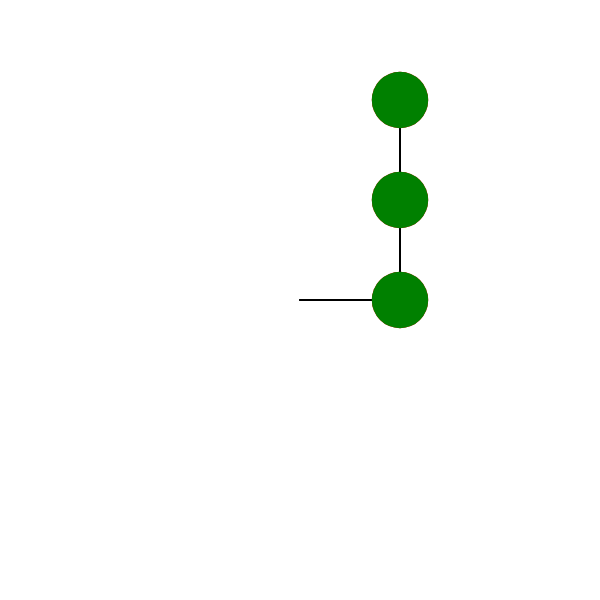
Frame 1 (no input)
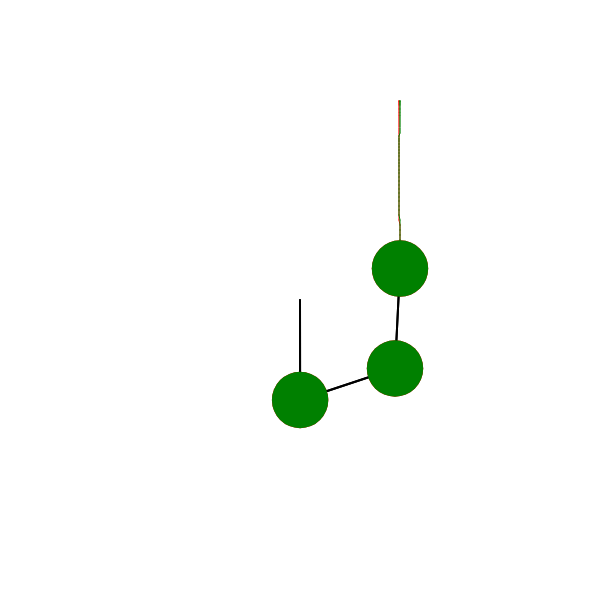
Frame 60 (no input)
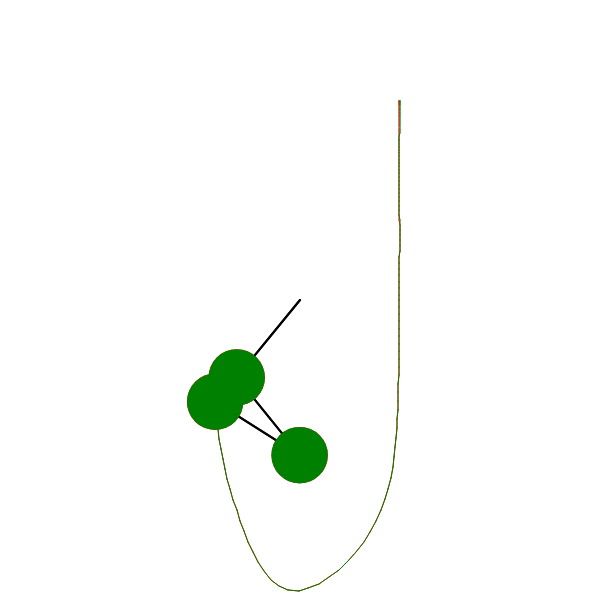
Frame 120 (the mouse pressed at the canvas centre since frame 60)

The p5.js sketch that drew these frames (run headless with seeded random() and noise() and a simulated clock; from frame 60 on, the mouse is pressed at the canvas centre):

// p5.js sketch
// ── sketch.js
const Vector = p5.Vector;
const physicsScene = {
    gravity: new p5.Vector(0, 9.8),
    deltaT: 0.1,
    paused: false,
    pendulums: [],
};

class TriplePendulum {
    /**
     * 
     * @param {Vector} loc 
     * @param {Array} masses 
     * @param {Array} lengths 
     * @param {Array} angles 
     * @param {boolean} usePDB 
     */
    constructor(loc, masses, lengths, angles, usePDB) {
        this.loc = loc.copy();
        if (!(masses.length === lengths.length && lengths.length === angles.length)) throw new Error(`invalid: masses: ${masses.length}, lengths: ${lengths.length}, angles: ${angles.length}, `);
        this.usePDB = usePDB || false;
        this.trail = new Int32Array(1000), this.trailStart = 0, this.trailEnd = 0;
        this.masses = [0], this.massLocs = [new Vector(0,0)], this.lengths = [0];
        if (usePDB) {
            this.prevMassLocs = [new Vector()], this.massVels = [new Vector()];
            let x = 0;
            let y = 0;
            for (let i = 0; i < masses.length; i++) {
                this.masses.push(masses[i]);
                this.lengths.push(lengths[i]);
                x -= lengths[i] * Math.sin(angles[i]);
                y += lengths[i] * Math.cos(angles[i]);
                this.massLocs.push(new Vector(x, y));
                this.prevMassLocs.push(new Vector(x, y));
                this.massVels.push(new Vector());
            }
        } else {
            this.angles = [0], this.deltaAngle = [0];
            let x = 0;
            let y = 0;
            for (let i = 0; i < masses.length; i++) {
                this.masses.push(masses[i]);
                this.lengths.push(lengths[i]);
                x -= lengths[i] * Math.sin(angles[i]);
                y += lengths[i] * Math.cos(angles[i]);
                this.massLocs.push(new Vector(x, y));
                this.angles.push(angles[i]);
                this.deltaAngle.push(0);
            }
        }
    }

    simulate(s) {
        let steps = s || 10000;
        let dt = physicsScene.deltaT / steps;
        for (let step = 0; step < steps; step++) {
            if (this.usePDB) {
                this.simulatePBD(dt);
            } else {
                this.simulateAnalytic(dt);
            }
        }
    }

    simulateAnalytic(dt) {
        let g = physicsScene.gravity.y;
        let m1 = this.masses[1], m2 = this.masses[2], m3 = this.masses[3];
        let l1 = this.lengths[1], l2 = this.lengths[2], l3 = this.lengths[3];
        let ang1 = this.angles[1], ang2 = this.angles[2], ang3 = this.angles[3];
        let w1 = this.deltaAngle[1], w2 = this.deltaAngle[2], w3 = this.deltaAngle[3];

        let b1 = g * l1 * m1 * Math.sin(ang1) + g * l1 * m2 * Math.sin(ang1) + g * l1 * m3 * Math.sin(ang1) + m2 * l1 * l2 * Math.sin(ang1 - ang2) * w1 * w2 +
            m3 * l1 * l3 * Math.sin(ang1 - ang3) * w1 * w3 + m3 * l1 * l2 * Math.sin(ang1 - ang2) * w1 * w2 +
            m2 * l1 * l2 * Math.sin(ang2 - ang1) * (w1 - w2) * w2 +
            m3 * l1 * l2 * Math.sin(ang2 - ang1) * (w1 - w2) * w2 +
            m3 * l1 * l3 * Math.sin(ang3 - ang1) * (w1 - w3) * w3;
        let a11 = l1 * l1 * (m1 + m2 + m3);
        let a12 = m2 * l1 * l2 * Math.cos(ang1 - ang2) + m3 * l1 * l2 * Math.cos(ang1 - ang2);
        let a13 = m3 * l1 * l3 * Math.cos(ang1 - ang3);
        let b2 =
            g * l2 * m2 * Math.sin(ang2) + g * l2 * m3 * Math.sin(ang2) + w1 * w2 * l1 * l2 * Math.sin(ang2 - ang1) * (m2 + m3) +
            m3 * l2 * l3 * Math.sin(ang2 - ang3) * w2 * w3 +
            (m2 + m3) * l1 * l2 * Math.sin(ang2 - ang1) * (w1 - w2) * w1 +
            m3 * l2 * l3 * Math.sin(ang3 - ang2) * (w2 - w3) * w3;

        let a21 = (m2 + m3) * l1 * l2 * Math.cos(ang2 - ang1);
        let a22 = l2 * l2 * (m2 + m3);
        let a23 = m3 * l2 * l3 * Math.cos(ang2 - ang3);

        let b3 =
            m3 * g * l3 * Math.sin(ang3) - m3 * l2 * l3 * Math.sin(ang2 - ang3) * w2 * w3 - m3 * l1 * l3 * Math.sin(ang1 - ang3) * w1 * w3 +
            m3 * l1 * l3 * Math.sin(ang3 - ang1) * (w1 - w3) * w1 +
            m3 * l2 * l3 * Math.sin(ang3 - ang2) * (w2 - w3) * w2;

        let a31 = m3 * l1 * l3 * Math.cos(ang1 - ang3);
        let a32 = m3 * l2 * l3 * Math.cos(ang2 - ang3);
        let a33 = m3 * l3 * l3;

        b1 = -b1;
        b2 = -b2;
        b3 = -b3;

        let det = a11 * (a22 * a33 - a23 * a32) + a21 * (a32 * a13 - a33 * a12) + a31 * (a12 * a23 - a13 * a22);
        if (det === 0)
            return;

        let a1 = b1 * (a22 * a33 - a23 * a32) + b2 * (a32 * a13 - a33 * a12) + b3 * (a12 * a23 - a13 * a22);
        let a2 = b1 * (a23 * a31 - a21 * a33) + b2 * (a33 * a11 - a31 * a13) + b3 * (a13 * a21 - a11 * a23);
        let a3 = b1 * (a21 * a32 - a22 * a31) + b2 * (a31 * a12 - a32 * a11) + b3 * (a11 * a22 - a12 * a21);

        a1 /= det;
        a2 /= det;
        a3 /= det;
        this.deltaAngle[1] += a1 * dt;
        this.deltaAngle[2] += a2 * dt;
        this.deltaAngle[3] += a3 * dt;
        this.angles[1] += this.deltaAngle[1] * dt;
        this.angles[2] += this.deltaAngle[2] * dt;
        this.angles[3] += this.deltaAngle[3] * dt;
        let x = 0, y = 0;
        for (let i = 1; i < this.masses.length; i++) {
            x -= this.lengths[i] * Math.sin(this.angles[i]);
            y += this.lengths[i] * Math.cos(this.angles[i]);
            this.massLocs[i].x = x;
            this.massLocs[i].y = y;
        }
    }

    simulatePBD(dt) {
       
        
            for (let i = 1; i < this.masses.length; i++) {
                this.massVels[i].y += dt * physicsScene.gravity.y;
                this.prevMassLocs[i].x = this.massLocs[i].x;
                this.prevMassLocs[i].y = this.massLocs[i].y;
                this.massLocs[i].x += this.massVels[i].x * dt;
                this.massLocs[i].y += this.massVels[i].y * dt;
            }

            for (let i = 1; i < this.masses.length; i++) {
                let dx = this.massLocs[i].x - this.massLocs[i - 1].x;
                let dy = this.massLocs[i].y - this.massLocs[i - 1].y;
                let d = Math.sqrt(dx * dx + dy * dy);
                let w0 = this.masses[i - 1] > 0 ? 1 / this.masses[i - 1] : 0;
                let w1 = this.masses[i] > 0 ? 1 / this.masses[i] : 0;
                let corr = (this.lengths[i] - d) / d ;
                
                this.massLocs[i - 1].x -= (w0/ (w0+w1)) * corr * dx;
                this.massLocs[i - 1].y -= (w0/ (w0+w1)) * corr * dy;

                this.massLocs[i].x += (w1/ (w0+w1)) * corr * dx;
                this.massLocs[i].y += (w1/ (w0+w1)) * corr * dy;
            }
            for (let i = 1; i < this.masses.length; i++) {

                this.massVels[i].x = (this.massLocs[i].x - this.prevMassLocs[i].x) / dt;
                this.massVels[i].y = (this.massLocs[i].y - this.prevMassLocs[i].y) / dt;
            }
        
    }

    updateTrail(){
        this.trail[this.trailEnd] = this.massLocs[this.masses.length - 1].x;
        this.trail[this.trailEnd + 1] = this.massLocs[this.masses.length - 1].y;
        this.trailEnd = (this.trailEnd + 2) % this.trail.length;
        if (this.trailEnd === this.trailStart) {
            this.trailStart = (this.trailStart + 2) % this.trail.length;
        }
    }

    display(c){
        push();
        translate(this.loc.x, this.loc.y);
        stroke(c);
        strokeWeight(1);
        if (this.trailEnd !== this.trailStart) {
            let i = this.trailStart;
            let j = i;
            i = (i + 2) % this.trail.length;
            while(i !== this.trailEnd){
                line(this.trail[j], this.trail[j + 1], this.trail[i], this.trail[i + 1]);
                j = i;
                i = (i + 2) % this.trail.length;
            }
        }

        stroke(0);
        strokeWeight(2);
        for (let i = 1; i < this.masses.length; i++) {
            line(this.massLocs[i].x, this.massLocs[i].y, this.massLocs[i-1].x, this.massLocs[i-1].y);
        }

        fill(c);
        noStroke();
        for (let i = 0; i < this.masses.length; i++) {
            let r =  Math.sqrt(this.masses[i] / Math.PI) * 50;
            circle(this.massLocs[i].x, this.massLocs[i].y, r * 2);
        }

        pop();
    }
}

function setup() {
    createCanvas(600, 600);
    physicsScene.pendulums.push(new TriplePendulum(new Vector(300,300), [1, 1, 1], [100,100,100], [-Math.PI/2, -Math.PI, -Math.PI], false));
    physicsScene.pendulums.push(new TriplePendulum(new Vector(300,300), [1, 1, 1], [100,100,100], [-Math.PI/2, -Math.PI, -Math.PI], true));
    background(255);
}

function draw(){
    background(255);
    physicsScene.pendulums[0].display("red");
    physicsScene.pendulums[1].display("green");
    physicsScene.pendulums[0].simulate();
    physicsScene.pendulums[1].simulate();
    physicsScene.pendulums[0].updateTrail();
    physicsScene.pendulums[1].updateTrail();
    
    //noLoop();
}

function mousePressed(){
    loop();
}
